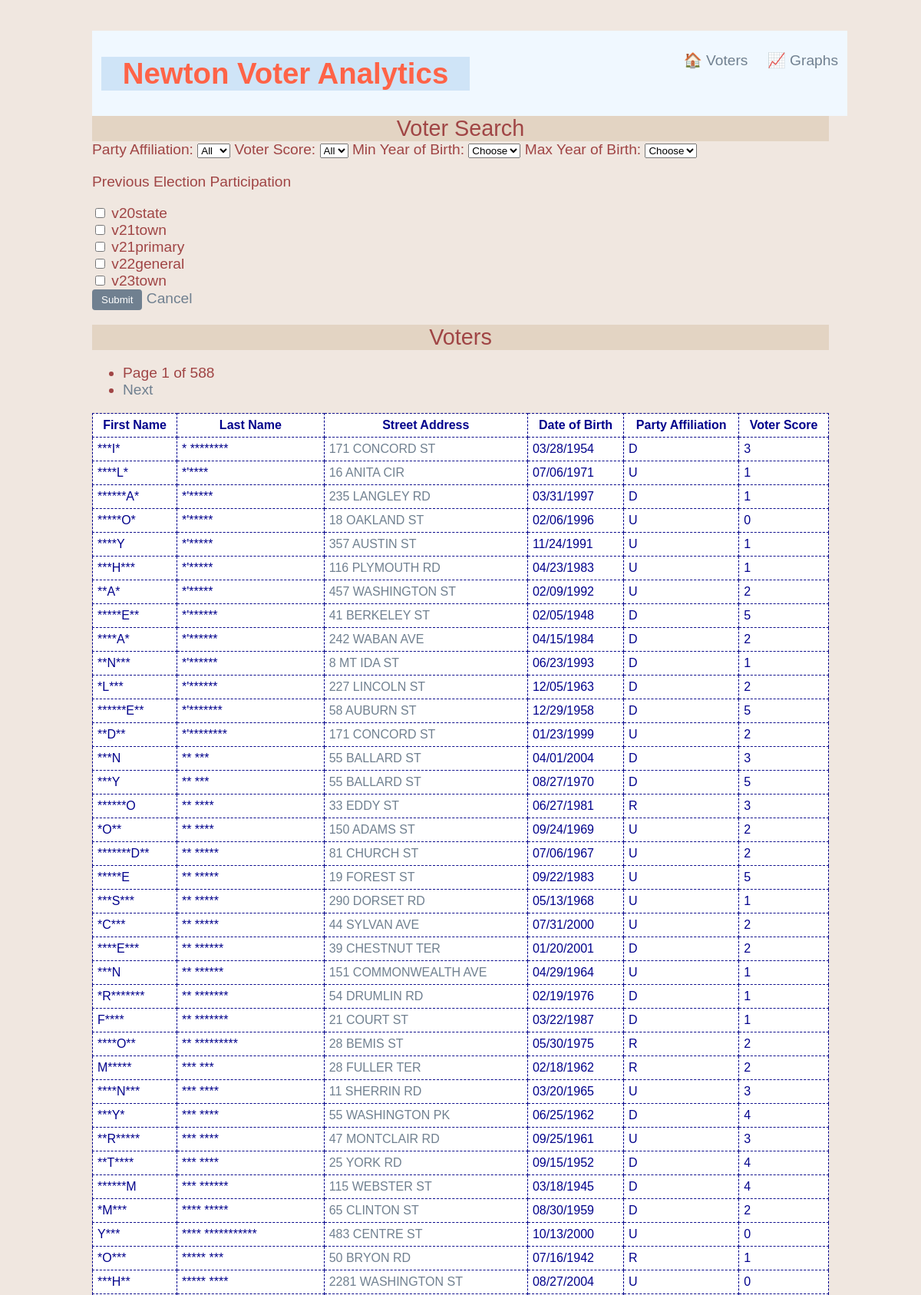
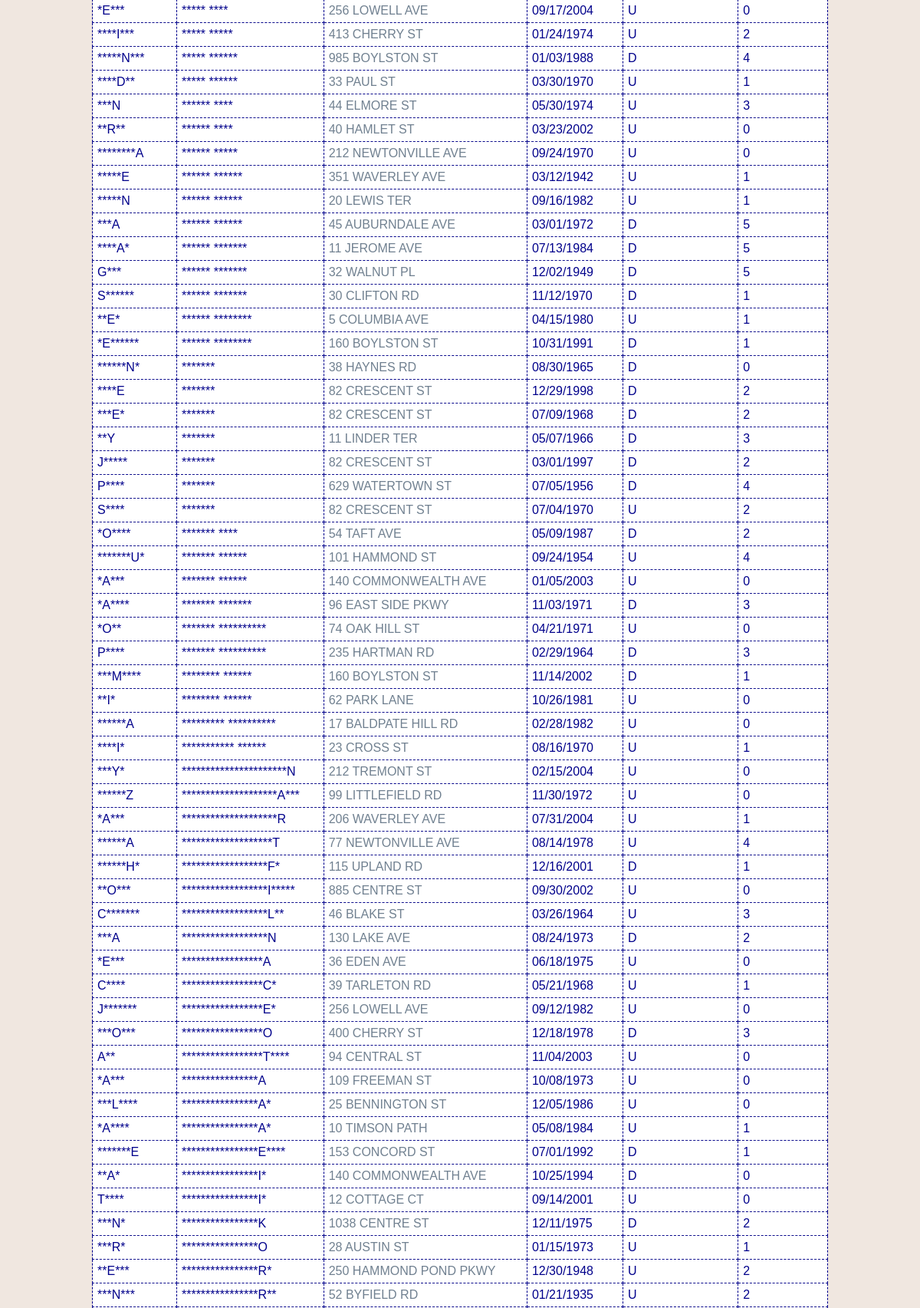
Screenshot of /voter_analytics/ (upper part) with the database file from the repository (2 pictures, top to bottom).
### voter_analytics/models.py (models this page shows, shortened)
class Voter(models.Model):
    first_name = models.TextField(blank=True, null=True)
    last_name = models.TextField(blank=True, null=True)
    street_number = models.TextField(blank=True, null=True)
    street_name = models.TextField(blank=True, null=True)
    apartment_number = models.TextField(blank=True, null=True)
    zip_code = models.TextField(blank=True, null=True)
    date_of_birth = models.DateField(null=True, blank=True)
    date_of_registration = models.DateField(null=True, blank=True)
    party_affiliation = models.CharField(max_length=2, blank=True, null=True)
    precinct_number = models.TextField(blank=True, null=True)
    v20state = models.BooleanField(default=False)
    v21town = models.BooleanField(default=False)
    v21primary = models.BooleanField(default=False)
    v22general = models.BooleanField(default=False)
    v23town = models.BooleanField(default=False)
    voter_score = models.IntegerField(default=0)

### voter_analytics/views.py (the view)
# urls.py: path(r"", views.VoterListView.as_view(), name="voters"),
class VoterListView(_FilterMixin, ListView):
    template_name = "voter_analytics/voters.html"
    model = Voter
    context_object_name = "voters"
    paginate_by = 100
    def get_queryset(self):
        return self._filtered_queryset().order_by("last_name", "first_name")
    def get_context_data(self, **kwargs):
        context = super().get_context_data(**kwargs)
        return self._filter_context(context)

### voter_analytics/views.py (called while the page is built)
    def _filtered_queryset(self):
        qs = Voter.objects.all()
        party = self.request.GET.get("party_affiliation", "").upper()
        if party:
            qs = qs.filter(party_affiliation=party)
        min_year = self.request.GET.get("min_birth_year", "")
        if min_year:
            qs = qs.filter(date_of_birth__year__gte=int(min_year))
        max_year = self.request.GET.get("max_birth_year", "")
        if max_year:
            qs = qs.filter(date_of_birth__year__lte=int(max_year))
        score = self.request.GET.get("voter_score", "")
        if score != "":
            qs = qs.filter(voter_score=int(score))
        for fld in ["v20state", "v21town", "v21primary", "v22general", "v23town"]:
            if self.request.GET.get(fld):
                qs = qs.filter(**{fld: True})
        return qs

    def _filter_context(self, context):
        context["party_affiliations"] = (
            Voter.objects.values_list("party_affiliation", flat=True)
            .distinct()
            .order_by("party_affiliation")
        )
        years = (
            Voter.objects.exclude(date_of_birth__isnull=True)
            .values_list("date_of_birth__year", flat=True)
            .distinct()
            .order_by("-date_of_birth__year")
        )
        context["birth_years"] = years
        context["scores"] = [0, 1, 2, 3, 4, 5]
        qd = self.request.GET.copy()
        qd.pop("page", None)
        context["querystring"] = "&" + urlencode(qd, doseq=True) if qd else ""
        return context

### voter_analytics/templates/voter_analytics/voters.html (shortened to what this page needs)
{% extends 'voter_analytics/base.html' %}
{% block content %}
<div>
    <div>
        <h2>Voter Search</h2>
        {% include "voter_analytics/filter_form.html" %}
    </div>
    <h2>Voters</h2>
    <div>
        {% if is_paginated %}
        <ul class="pagination">
            <li class="">
                <span>Page {{ page_obj.number }} of {{ page_obj.paginator.num_pages }}</span>
            </li>
            {% if page_obj.has_next %}
                <li>
                    <span><a href="?page={{ page_obj.next_page_number }}">Next</a></span>
                </li>
            {% endif %}
        </ul>
        {% endif %}
    </div>
    <div>
        <table>
            <tr>
                <th>First Name</th>
                <th>Last Name</th>
                <th>Street Address</th>
                <th>Date of Birth</th>
                <th>Party Affiliation</th>
                <th>Voter Score</th>
            </tr>
            {% for v in voters %}
            <tr>
                <td>{{v.first_name}}</td>
                <td>{{v.last_name}}</td>
                <td><a href="{% url 'voter' v.pk %}">{{v.street_number}} {{v.street_name}}</a></td>
                <td>{{v.date_of_birth|date:"m/d/Y"}}</td>
                <td>{{v.party_affiliation}}</td>
                <td>{{v.voter_score}}</td>
            </tr>
            {% endfor %}
        </table>
    </div>
</div>
{% endblock %}

### static/styles-voter.css (style rules this page uses)
body { background-color: #f0e7e0; color: rgb(160, 69, 69); font-family: arial; font-size: larger; max-width: 960px; margin: 20px auto; padding: 20px; }
h2, h3, h4, h5 { font-weight: 400; background: rgb(227,212,195); margin: 0; text-align: center; }
a { color: slategray; text-decoration: none; }
table { width: 100%; border-collapse: collapse; margin-top: 10px; }
th, td { border: 1px dashed darkblue; padding: 6px; background: #fff; color: darkblue; }

### rows the page displays
Voter: first_name "*****E", last_name "** *****", street_number "19", street_name "FOREST ST", date_of_birth "09/22/1983", party_affiliation "U", voter_score "5"
Voter: first_name "*****N***", last_name "***** ******", street_number "985", street_name "BOYLSTON ST", date_of_birth "01/03/1988", party_affiliation "D", voter_score "4"
Voter: first_name "**E*", last_name "****** ********", street_number "5", street_name "COLUMBIA AVE", date_of_birth "04/15/1980", party_affiliation "U", voter_score "1"
Voter: first_name "*A****", last_name "******* *******", street_number "96", street_name "EAST SIDE PKWY", date_of_birth "11/03/1971", party_affiliation "D", voter_score "3"

### other values shown
{{ page_obj.number }} "1"
{{ page_obj.paginator.num_pages }} "588"
